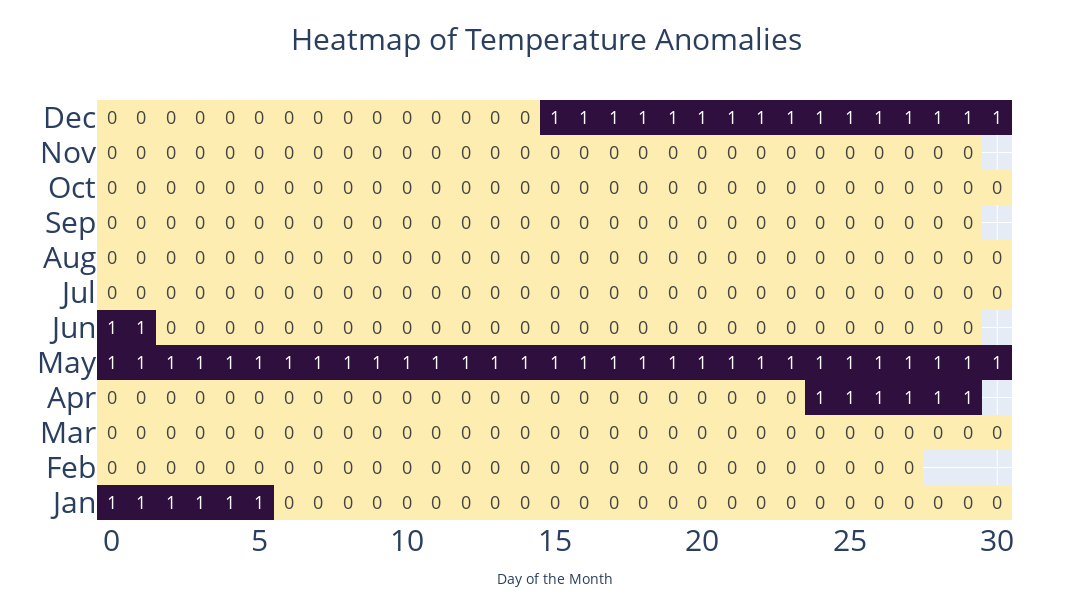

Here is the notebook cell this chart was saved with:
### Markdown cell above
## Create a heatmap using Plotly - MHW Categories

### Code cell
# Convert the cmocean colormap to a Plotly-compatible colorscale
cmocean_colors = cmocean.cm.matter(np.linspace(0, 1, 256))
plotly_colorscale = [[i / (len(cmocean_colors) - 1), f'rgb({int(r * 255)}, {int(g * 255)}, {int(b * 255)})'] for i, (r, g, b, a) in enumerate(cmocean_colors)]


heatmap_data = np.round(MHWCAT, 2)  # Your heatmap data

# Create a text array where NaNs are replaced with empty strings
text_data = np.where(np.isnan(heatmap_data), '', heatmap_data.astype(str))

# Create the heatmap
fig = go.Figure(data=go.Heatmap(
    z=heatmap_data,
    colorscale=plotly_colorscale,  # Use the converted colormap
    zmin=np.min(heatmap_data),
    zmax=np.max(heatmap_data),
    text=text_data,  # Display text only where there is data
    texttemplate='%{text:.0f}',
    textfont=dict(size=18),
    showscale=False
))

# Update layout for axis titles, tick labels, and figure dimensions
fig.update_layout(
    width=1200,  # Set the width of the figure
    height=600,  # Set the height of the figure
    xaxis=dict(
        tickfont=dict(size=30),
        title='Day of the Month',  # Adjust as needed
        tickangle=0
    ),
    yaxis=dict(
        tickfont=dict(size=30),
        title='',  # No y-axis title as per your seaborn plot
        tickvals=np.arange(12),  # Adjust if necessary based on your y-axis data
        ticktext=['Jan', 'Feb', 'Mar', 'Apr', 'May', 'Jun', 'Jul', 'Aug', 'Sep', 'Oct', 'Nov', 'Dec']
    ),
    title='Heatmap of Temperature Anomalies',  # Adjust title as needed
    title_x=0.5,
    title_font=dict(size=30)
)

# Show figure
fig.show()

##save fig as png
save_results_to = '/g/data/v45/ns3783/ohw24_proj_MessageMeWhenItsHot_the_MHW_Vis-Report_app_au/Figures/'
plt.savefig(save_results_to + 'Heatmap_non_interactive_MHW_CAT_for_reference.png', dpi=120,bbox_inches='tight', pad_inches=0.1)

### Figure 1 — Plotly figure (JSON) as saved in the notebook; plotly's stock layout.template omitted (floating-point values rounded to 4 significant figures; data arrays with more than 128 entries replaced by an {"elided": "..."} marker saying what was removed)
{"data": [{"colorscale": {"elided": "256x2 mixed values"}, "showscale": false, "text": {"elided": "12x31 str values"}, "textfont": {"size": 18}, "texttemplate": "%{text:.0f}", "type": "heatmap", "z": {"elided": "12x31 int values"}, "zmax": 1, "zmin": 0}], "layout": {"height": 600, "title": {"font": {"size": 30}, "text": "Heatmap of Temperature Anomalies", "x": 0.5}, "width": 1200, "xaxis": {"autorange": true, "range": [-0.5, 30.5], "tickangle": 0, "tickfont": {"size": 30}, "title": {"text": "Day of the Month"}}, "yaxis": {"autorange": true, "range": [-0.5, 11.5], "tickfont": {"size": 30}, "ticktext": ["Jan", "Feb", "Mar", "Apr", "May", "Jun", "Jul", "Aug", "Sep", "Oct", "Nov", "Dec"], "tickvals": [0, 1, 2, 3, 4, 5, 6, 7, 8, 9, 10, 11], "title": {"text": ""}}}}
